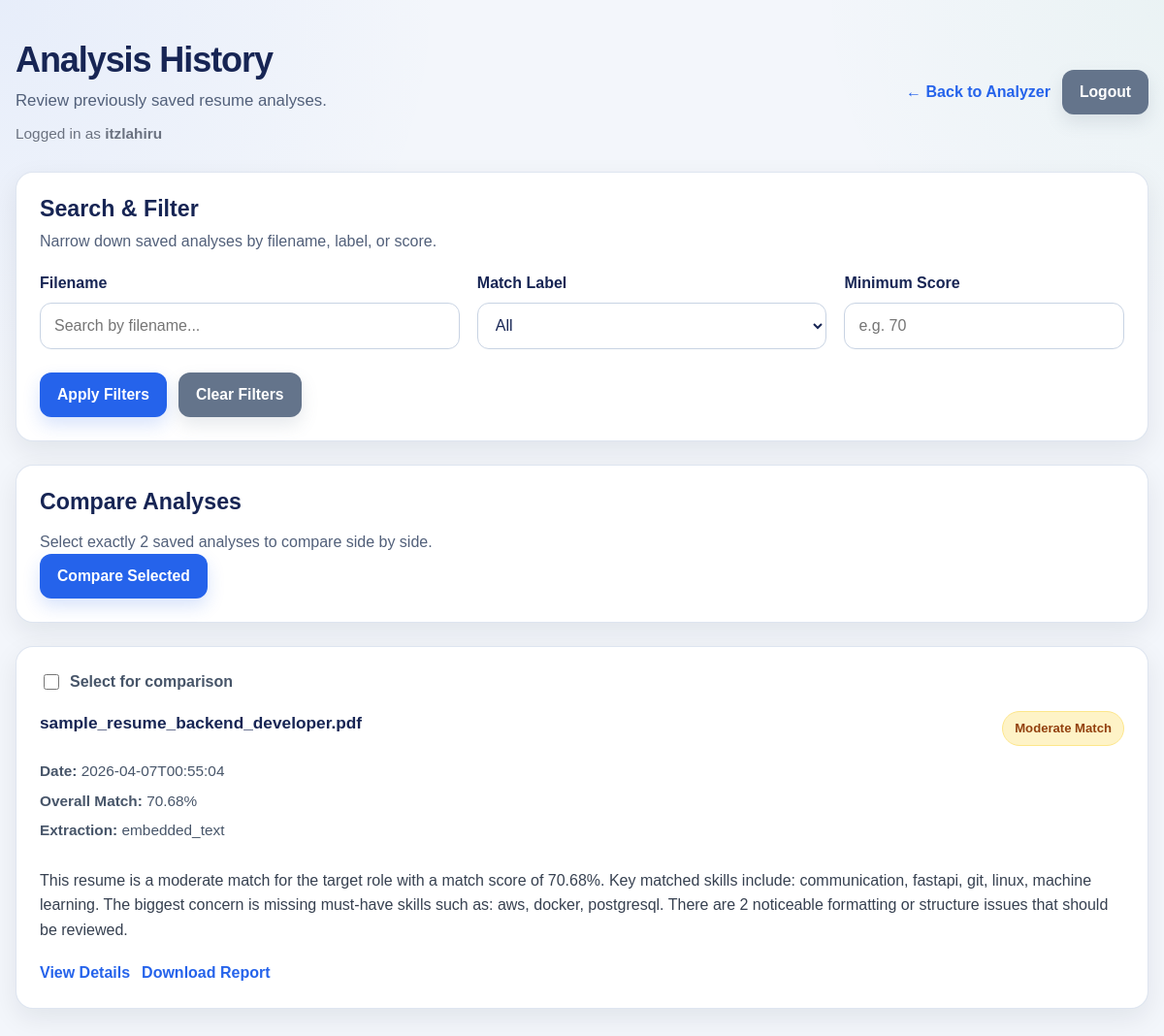
Screenshot of /history (signed in) with the database file from the repository.
### tables this page shows
CREATE TABLE users (
            id INTEGER PRIMARY KEY AUTOINCREMENT,
            username TEXT NOT NULL UNIQUE,
            password_hash TEXT NOT NULL,
            created_at TEXT NOT NULL
        );

CREATE TABLE analyses (
            id INTEGER PRIMARY KEY AUTOINCREMENT,
            filename TEXT NOT NULL,
            analyzed_at TEXT NOT NULL,
            extraction_method TEXT,
            match_label TEXT,
            overall_match REAL,
            skill_match REAL,
            semantic_similarity REAL,
            feedback_summary TEXT,
            job_description TEXT,
            matched_skills TEXT,
            missing_skills TEXT,
            required_missing_skills TEXT,
            preferred_missing_skills TEXT,
            formatting_issues TEXT,
            top_strengths TEXT,
            top_risks TEXT,
            recommendations TEXT
        , report_payload TEXT, user_id INTEGER);

### app/main.py (the view)
@app.get("/history", response_class=HTMLResponse)
async def history_page(
    request: Request,
    search_text: str = "",
    match_label: str = "",
    min_score: str = "",
):
    current_user = require_login(request)
    if isinstance(current_user, RedirectResponse):
        return current_user
    parsed_min_score = None
    if min_score.strip():
        try:
            parsed_min_score = float(min_score)
        except ValueError:
            parsed_min_score = None
    analyses = search_analyses(
        user_id=current_user["id"],
        search_text=search_text.strip(),
        match_label=match_label.strip(),
        min_score=parsed_min_score,
    )
    return templates.TemplateResponse(
        request=request,
        name="history.html",
        context={
            "analyses": analyses,
            "error": None,
            "filters": {
                "search_text": search_text,
                "match_label": match_label,
                "min_score": min_score,
            },
            "current_user": current_user,
        },
    )

### app/templates/history.html (shortened to what this page needs)
<!DOCTYPE html>
<html lang="en">
<head>
    <link rel="stylesheet" href="{{ url_for('static', path='styles.css') }}">
</head>
<body>
    <div class="container history-container">
        <div class="page-header history-page-header">
    <div>
        <h1>Analysis History</h1>
        <p class="subtitle">Review previously saved resume analyses.</p>
        <p class="auth-meta">Logged in as <strong>{{ current_user.username }}</strong></p>
    </div>
    <div class="top-actions">
        <a class="back-link" href="/">← Back to Analyzer</a>
        <form action="/logout" method="post" class="inline-form">
            <button type="submit" class="secondary-danger-button">Logout</button>
        </form>
    </div>
</div>
        <div class="card history-filter-card">
            <div class="history-section-head">
                <h2>Search & Filter</h2>
                <p>Narrow down saved analyses by filename, label, or score.</p>
            </div>
            <form action="/history" method="get" class="filter-form">
                <div class="filter-grid improved-filter-grid">
                    <div class="form-group">
                        <label for="search_text">Filename</label>
                        <input
                            type="text"
                            name="search_text"
                            placeholder="Search by filename..."
                            value="{{ filters.search_text if filters else '' }}"
                        >
                    </div>
                    <div class="form-group">
                        <label for="match_label">Match Label</label>
                        <select name="match_label">
                            <option value="">All</option>
                        </select>
                    </div>
                    <div class="form-group">
                        <label for="min_score">Minimum Score</label>
                        <input
                            type="number"
                            name="min_score"
                            min="0"
                            max="100"
                            step="0.01"
                            placeholder="e.g. 70"
                            value="{{ filters.min_score if filters else '' }}"
                        >
                    </div>
                </div>
                <div class="filter-actions">
                    <button type="submit">Apply Filters</button>
                    <a class="button-link secondary-button" href="/history">Clear Filters</a>
                </div>
            </form>
        </div>
        {% if analyses %}
            <form action="/history/compare" method="post">
                <div class="card compare-toolbar-card">
                    <div>
                        <h2>Compare Analyses</h2>
                        <p>Select exactly 2 saved analyses to compare side by side.</p>
                    </div>
                    <button type="submit">Compare Selected</button>
                </div>
                <div class="history-grid improved-history-grid">
                    {% for item in analyses %}
                    <div class="card history-card improved-history-card">
                        <label class="compare-checkbox">
                            <input type="checkbox" name="selected_ids" value="{{ item.id }}">
                            <span>Select for comparison</span>
                        </label>
                        <div class="history-card-top">
                            <h2>{{ item.filename }}</h2>
                            <span class="history-badge
                                {% if item.match_label == 'Strong Match' %}badge-strong{% elif item.match_label == 'Moderate Match' %}badge-moderate{% else %}badge-weak{% endif %}">
                                {{ item.match_label }}
                            </span>
                        </div>
                        <div class="history-meta">
                            <p><strong>Date:</strong> {{ item.analyzed_at }}</p>
                            <p><strong>Overall Match:</strong> {{ item.overall_match }}%</p>
                            <p><strong>Extraction:</strong> {{ item.extraction_method }}</p>
                        </div>
                        <p class="summary">{{ item.feedback_summary }}</p>
                        <div class="history-actions">
                            <a class="detail-link" href="/history/{{ item.id }}">View Details</a>
                            <a class="detail-link" href="/history/{{ item.id }}/download-report">Download Report</a>
                        </div>
                    </div>
                    {% endfor %}
                </div>
            </form>
        {% else %}
            <div class="card empty-history-card">
                <h2>No matching history found</h2>
                <p>No saved analyses matched the current search or filter criteria.</p>
            </div>
        {% endif %}
    </div>
</body>
</html>

### rows the page displays
users: username "itzlahiru"
analyses: filename "sample_resume_backend_developer.pdf", match_label "Moderate Match", analyzed_at "2026-04-07T00:55:04", overall_match "70.68", extraction_method "embedded_text", feedback_summary "This resume is a moderate match for the target role with a match score of 70.68%. Key matched skills include: communication, fastapi, git, linux, machine learning. The biggest concern is missing must-have skills such as: aws, docker, postgresql. There are 2 noticeable formatting or structure issues that should be reviewed."
